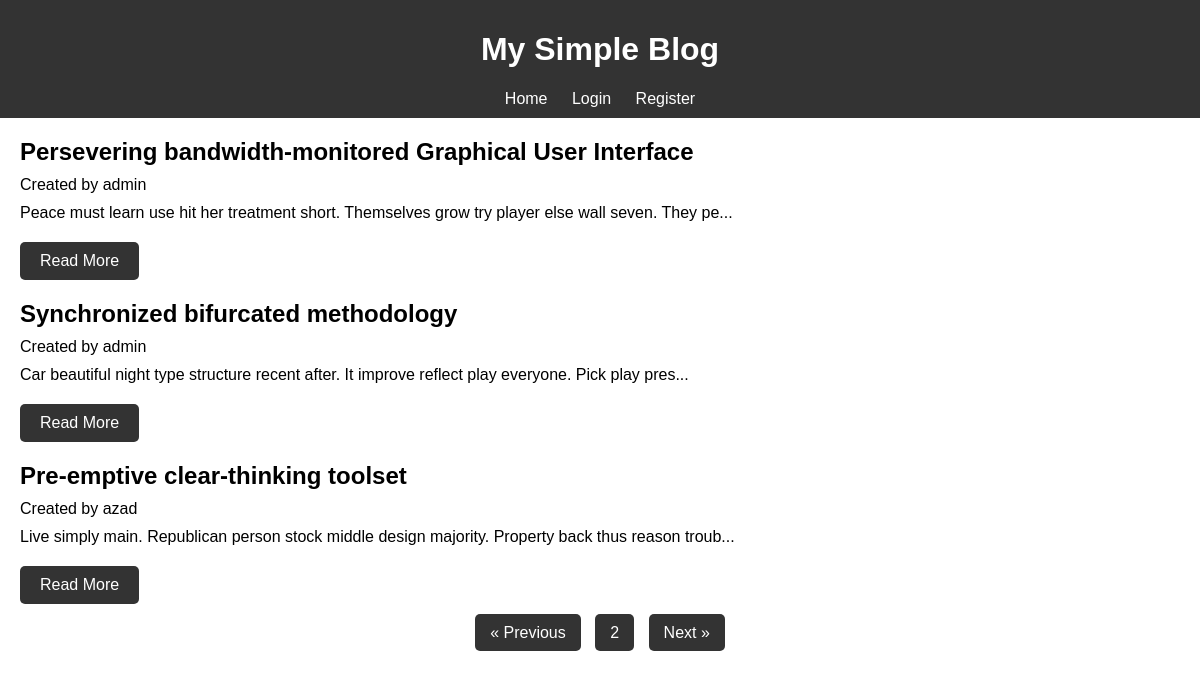
Screenshot of /?page=2 with the database file from the repository.
### post/models.py (models this page shows, shortened)
class Post(models.Model):
    title = models.CharField(max_length=200 , unique=True)
    content = models.TextField()
    created_at = models.DateField(auto_now_add=True)
    created_by = models.ForeignKey(CustomUser , on_delete=models.CASCADE)

### users/models.py (models this page shows, shortened)
class CustomUser(AbstractUser):
    username = models.CharField('username',max_length=150,unique=True)
    USERNAME_FIELD = 'username'
    REQUIRED_FIELDS = []
    objects = CustomUserManager()

### home/views.py (the view)
# urls.py: path('' , IndexView.as_view(),  name='index'),
class IndexView(View):
    template = 'index.html'
    def get(self, request: HttpRequest):
        posts = Post.objects.all().order_by('-pk')
        paginator = Paginator(posts , 3)
        page = request.GET.get('page','1')
        page_obj  = paginator.get_page(page)
        return render(request , self.template , context={'blogs':posts , 'page_obj':page_obj})

### post/templatetags/custom_filters.py (called while the page is built)
@register.filter
def truncate_with_dots(value, max_length=100):
    if len(value) > max_length:
        return value[:max_length - 3] + '...'
    return value

### home/templates/index.html (shortened to what this page needs)
{% extends 'base.html' %}
{% load custom_filters %}
{% block content %}
    {% if blogs %}
    <div id="blog-posts">
        {% for post in page_obj %}
        <article>
            <h2>{{ post.title }}</h2>
            <p>Created by {{post.created_by.username}}</p>
            <p>{{ post.content|truncate_with_dots:100 }}</p>
            <a href="{% url 'post_detail' post.pk %}" class="button">Read More</a>
        </article>
        {% endfor %}
        <div class="pagination">
            {% if page_obj.has_previous %}
            <a href="?page={{ page_obj.previous_page_number }}">« Previous</a>
            {% endif %}
            <a href="#">{{ page_obj.number }}</a>
            {% if page_obj.has_next %}
            <a href="?page={{ page_obj.next_page_number }}">Next »</a>
            {% endif %}
        </div>
    </div>
    {% else %}
    <div id="no-blogs">
        <p>No blog posts available at the moment. Please check back later.</p>
    </div>
    {% endif %}
{% endblock %}

### static/style.css (style rules this page uses)
body { font-family: Arial, sans-serif; margin: 0; padding: 0; }
article { margin-bottom: 20px; }
article h2 { margin: 0; }
article p { margin: 10px 0; }
.button { display: inline-block; padding: 10px 20px; margin-top: 10px; background: #333; color: #fff; text-decoration: none; border-radius: 5px; }
.pagination { margin: 20px 0; text-align: center; }
.pagination a { margin: 0 5px; padding: 10px 15px; background: #333; color: #fff; text-decoration: none; border-radius: 5px; }

### rows the page displays
Post: title "Persevering bandwidth-monitored Graphical User Interface", created_by.username "admin", content "Peace must learn use hit her treatment short. Themselves grow try player else wall seven. They pe..."
Post: title "Synchronized bifurcated methodology", created_by.username "admin", content "Car beautiful night type structure recent after. It improve reflect play everyone. Pick play pres..."
Post: title "Pre-emptive clear-thinking toolset", created_by.username "azad", content "Live simply main. Republican person stock middle design majority. Property back thus reason troub..."

### other values shown
{{ page_obj.number }} "2"
